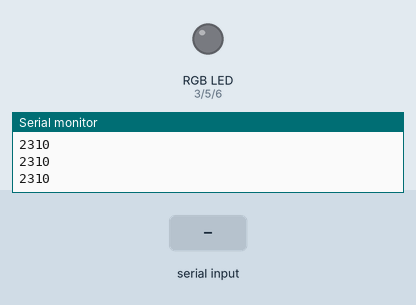
Bench run of a sketch on a simulated Arduino Uno, built with avr-gcc and run on an emulated ATmega328P. Shown: an RGB LED mixed from three pins (HIGH = lit), the last lines printed to the serial monitor. The test bench sets the inputs (shaded band).

Above: at 1.2 s.
1.3 s: "90,45\n" received over Serial
At 3.2 s:
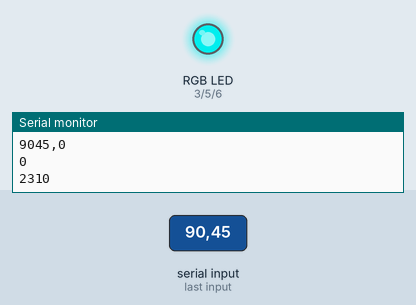
Timing chart, 0 to 4.7 s (numbered marks = the images above; inputs shaded):
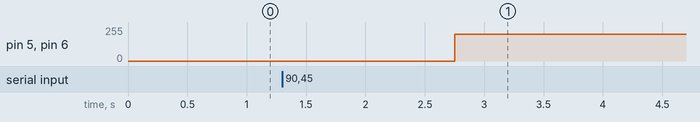

Measured:
- after the input at 1.3 s, pin 5 (greenPin), pin 6 (bluePin): 0/255 → 200/255 after 1.5 s

The sketch:

doorbellReceiverWhitetoGreen.ino
```cpp
const int redPin = 3;
const int greenPin = 5;
const int bluePin = 6;

//set the intitial state to be white
const int brightness = 200;
int redVal = brightness;
int greenVal = brightness;
int blueVal = brightness;

const int numFields = 2; //sets the field number
int fieldIndex = 0;
int values[numFields];
int on;

void setup(){
  Serial.begin(9600);
  pinMode(redPin, OUTPUT);
  pinMode(greenPin,OUTPUT);
  pinMode(bluePin,OUTPUT);
}

void loop()
{

  on = getData();
 Serial.println(on);
 delay(250);
}

int getData()
{
   if (Serial.available() > 0)
  {
    char ch = Serial.read();
    if (ch >= '0' && ch <='9')
    {//if digit, put it in an array
     if (fieldIndex < numFields)
     {
       values[fieldIndex] = (values[fieldIndex]*10) + (ch - '0');
     }
    }else if (ch == ',')
    {
      fieldIndex = fieldIndex++;
    }else //if not a digit or comma, end collection
    {
      if (values[0] > 0)
       {
         int redVal = values[1];
         int greenVal = brightness;
         int blueVal = brightness-constrain(values[1],0,brightness);
         analogWrite(redPin,redVal);
         analogWrite(greenPin,greenVal);
         analogWrite(bluePin,blueVal);
         Serial.print(values[0]);
         Serial.print(",");
         Serial.println(redVal);
         return redVal;
       }
      //reset
     for (int ii = 0; ii < min(numFields,fieldIndex+1);ii++)
      {
       values[ii] = 0;
       Serial.print(values[ii]);

       }
       fieldIndex = 0 ;
     }
  }

}
```
